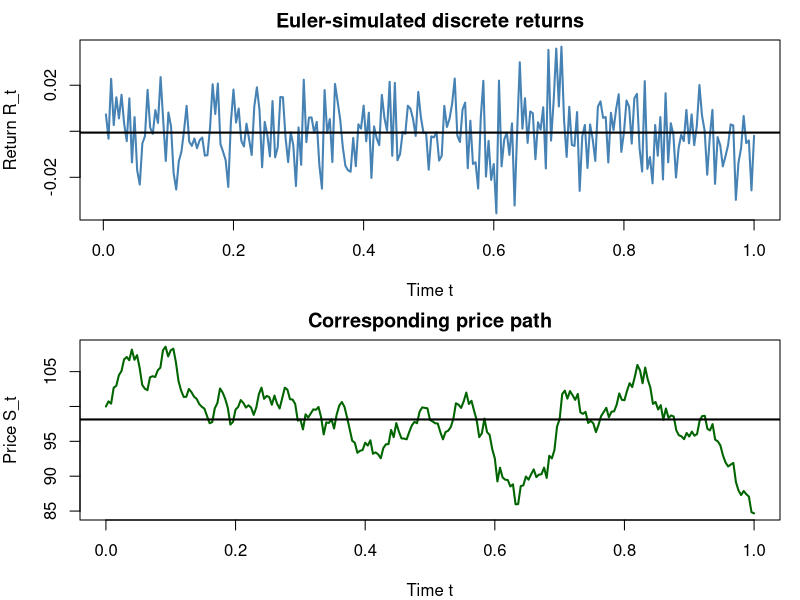
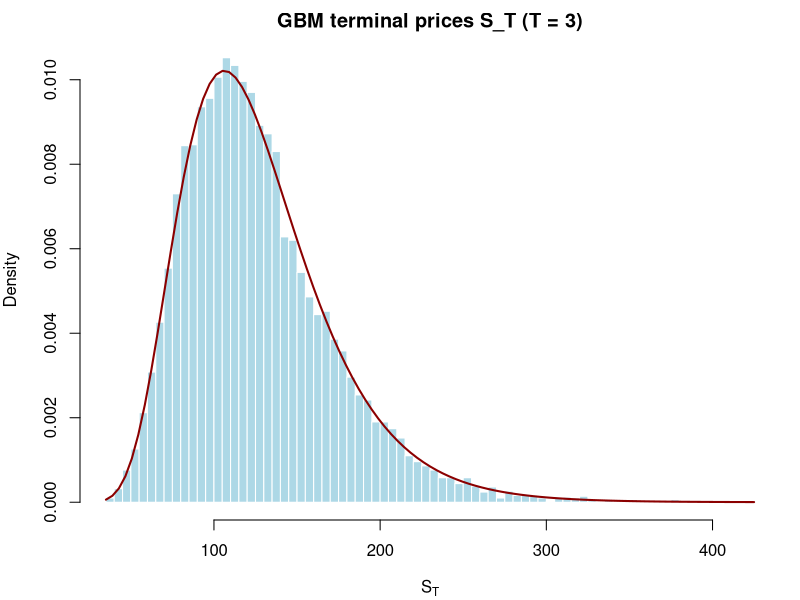

Write R code to recreate these figures, in order.
# ============================================================
# Problem Set 1 — Exercise 1
# ============================================================
# ---------- Inputs ----------
S0    <- 100
mu    <- 0.08
sigma <- 0.20
T     <- 1
s     <- 250

dt    <- 1 / s
steps <- T * s
tgrid <- seq(0, T, by = dt)   # length = steps + 1

# ============================================================
# (a) One path, Euler returns + price path
# ============================================================
set.seed(13)

Z  <- rnorm(steps, mean = 0, sd = 1)     # Z_t ~ N(0,1)
dW <- sqrt(dt) * Z                       # dW_t ~ N(0, dt)
Wt <- c(0, cumsum(dW))                   # Brownian path levels W_t

Rt <- mu * dt + sigma * dW               # Euler discrete returns
St <- c(S0, S0 * cumprod(1 + Rt))        # Price path via discrete compounding

# Plot: returns (top) and prices (bottom)
par(mfrow = c(2, 1), mar = c(4, 4, 2, 1))

plot(tgrid[-1], Rt, type = "l", col = "steelblue", lwd = 2,
     xlab = "Time t", ylab = "Return R_t", main = "Euler-simulated discrete returns")
abline(h = mean(Rt), col = "black", lwd = 2)

plot(tgrid, St, type = "l", col = "darkgreen", lwd = 2,
     xlab = "Time t", ylab = "Price S_t", main = "Corresponding price path")
abline(h = mean(St), col = "black", lwd = 2)

par(mfrow = c(1, 1))   # reset so subsequent plots are standalone

# ============================================================
# (b) mu_hat from the single path
# ============================================================
R_bar  <- mean(Rt)
mu_hat <- (1 / dt) * R_bar   # = 250 * R_bar since dt = 1/250
cat(sprintf("mu_hat      : %.6f\n", mu_hat))

mu_muHat_abs_diff <- abs(mu - mu_hat)
# Comment:
# mu_hat differs from mu because it is estimated from only one finite simulated
# path. Each return contains a random shock term sigma * dW_t, so the sample
# average is affected by simulation noise. Over 250 trading days, these random
# shocks do not cancel out exactly, hence the annualized estimate mu_hat is not
# exactly equal to the true drift mu. Over many independent paths, however,
# the estimate should get closer to mu.

# ============================================================
# (c) N = 10,000 independent return paths 
# ============================================================
set.seed(13)   # required by the problem set

N_paths <- 10000

Z_mat  <- matrix(rnorm(steps * N_paths, mean = 0, sd = 1), nrow = steps, ncol = N_paths)
dW_mat <- sqrt(dt) * Z_mat
R_mat  <- mu * dt + sigma * dW_mat

mu_hat_mc <- (1 / dt) * mean(R_mat)      # = 250 * mean(R_mat)
cat(sprintf("mu_hat_mc      : %.6f\n", mu_hat_mc))

mu_muHatmc_abs_diff     <- abs(mu - mu_hat_mc)
cat(sprintf("mu_muHatmc_abs_diff      : %.6f\n", mu_muHatmc_abs_diff))
muHat_muHatmc_abs_diff  <- abs(mu_hat - mu_hat_mc)
cat(sprintf("muHat_muHatmc_abs_diff      : %.6f\n", muHat_muHatmc_abs_diff))
# Comment:
# mu_hat_mc is much closer to the true drift mu than mu_hat from part (b),
# because it is based on averaging returns over 10,000 independent simulated
# paths instead of just one single path. With many more observations, the
# random Brownian shocks cancel out more effectively, so sampling error is
# much smaller. Hence mu_hat_mc is more stable and typically closer to mu,
# while mu_hat from one path can deviate noticeably just due to randomness.

# ============================================================
# (d) Exact solution, N = 10,000 terminal prices at T = 3
# ============================================================
set.seed(13)

S0      <- 100
mu      <- 0.08
sigma   <- 0.20
T       <- 3
N_paths <- 10000

W_T <- sqrt(T) * rnorm(N_paths, mean = 0, sd = 1)  
# formula *1) (see below)
S_T <- S0 * exp((mu - 0.5 * sigma^2) * T +    # GBM exact formula
                sigma * W_T)                  # where W_t is the physical one

hist(S_T, breaks = 60, col = "lightblue", border = "white",
     freq = FALSE,
     main = "GBM terminal prices S_T (T = 3)",
     xlab = expression(S[T]))

mu_log    <- log(S0) + (mu - 0.5 * sigma^2) * T
sigma_log <- sigma * sqrt(T)
curve(dlnorm(x, meanlog = mu_log, sdlog = sigma_log), add = TRUE,
      col = "darkred", lwd = 2)

S_T_sample_mean <- mean(S_T)
cat(sprintf("S_T_sample_mean     : %.6f\n", S_T_sample_mean))
S_T_theoretical <- S0 * exp(mu * T)
cat(sprintf("E[S_T_theoretical]      : %.6f\n", S_T_theoretical))
S_T_mean_diff      <- S_T_sample_mean - S_T_theoretical
cat(sprintf("S_T_mean_diff     : %.6f\n", S_T_mean_diff))
S_T_abs_mean_diff  <- abs(S_T_mean_diff)
cat(sprintf("S_T_abs_mean_diff     : %.6f\n", S_T_abs_mean_diff))
# Comment: 
# Shape: the histogram indicates a log normal distribution.
# This since W_T is sampled from a normal dist. and then taken exponentially in
# the formula *1). This results in a log-normal dist. See also the PDF
# as a black curve with the parameters implied by the model.
# Obviously we expect a (small) difference between the analytical closed-form 
# solution and the Monte Carlo approixmation approach.
